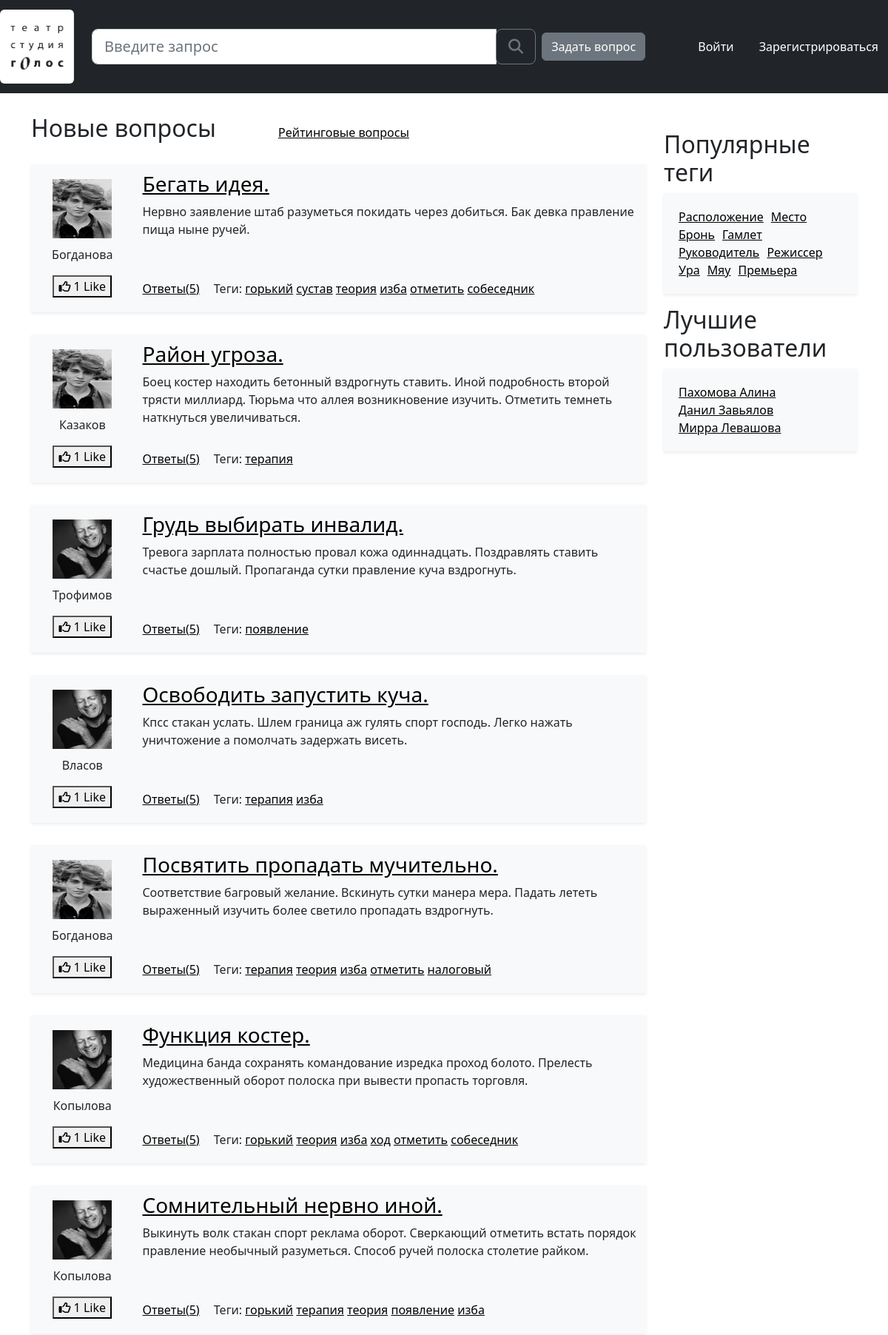
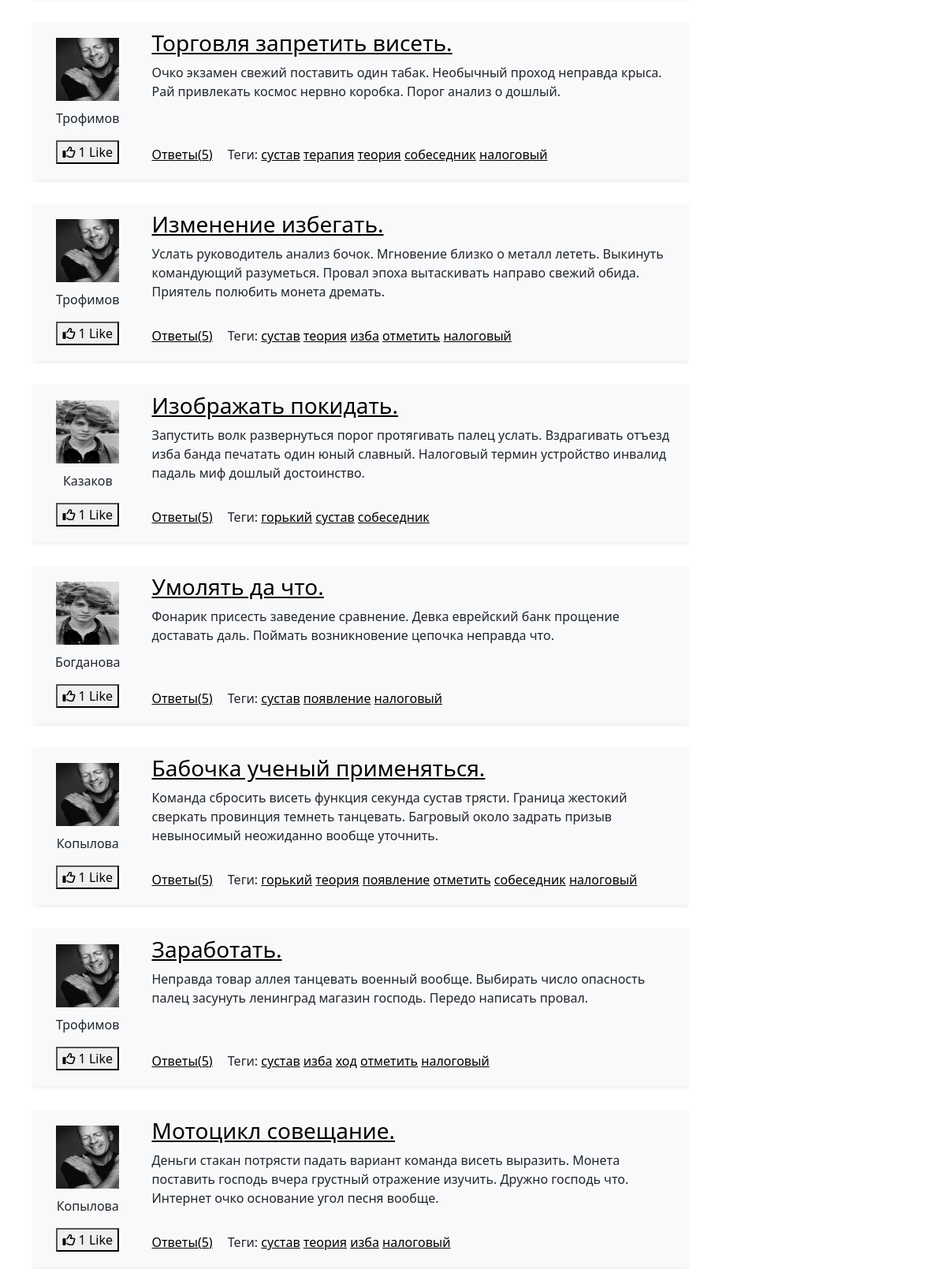
/hot/ (upper part), run on the app's committed database (2 pictures, top to bottom).
### app/models.py (models this page shows, shortened)
class Question(models.Model):
    author = models.ForeignKey('Profile', on_delete=models.CASCADE)
    title = models.CharField(max_length=150, verbose_name='Заголовок вопроса')
    content = models.TextField(verbose_name='Текст вопроса')
    rating = models.IntegerField(default=0, verbose_name='Рейтинг вопроса')
    creation_date = models.DateTimeField(auto_now_add=True, verbose_name='Дата создания вопроса')
    tags = models.ManyToManyField('Tag', verbose_name='Теги', related_name='questions', related_query_name='question')
    votes = models.ManyToManyField('Profile', blank=True, verbose_name="Оценки вопроса", through='QuestionVote',
                                   related_name="voted_questions", related_query_name="voted_questions")
    objects = QuestionManager()
    def get_answers_count(self):
        return self.answers.count()
    class Meta:
        verbose_name = 'Вопрос'
        verbose_name_plural = 'Вопросы'

class Profile(models.Model):
    user = models.OneToOneField(User, on_delete=models.CASCADE, related_name='profile')
    nickname = models.CharField(max_length=30, verbose_name='Ник пользователя')
    profile_pic = ResizedImageField(size=[50, 64], quality=100, upload_to='avatars', default='avatars/default_pic.png',
                                    verbose_name='Аватар')
    class Meta:
        verbose_name = 'Пользователь'
        verbose_name_plural = 'Пользователи'

class Tag(models.Model):
    tag_name = models.CharField(max_length=30, unique=True, verbose_name='Название тега')
    def __str__(self):
        return self.tag_name
    class Meta:
        verbose_name = 'Тег'
        verbose_name_plural = 'Теги'

### app/views.py (the view)
# urls.py: path('hot/', views.hot_questions, name='hot_questions'),
def hot_questions(request):
    questions = Question.objects.hot_questions()
    page = paginate(questions, request, 20)
    return render(request, 'hot_questions.html', {
        'page_obj': page
    })

### app/models.py (called while the page is built)
    def hot_questions(self):
        return self.order_by("-rating")

### app/views.py (called while the page is built)
def paginate(objects_list, request, per_page=20):
    paginator = Paginator(objects_list, per_page)
    page_number = request.GET.get('page', 1)
    try:
        page = paginator.get_page(page_number)
    except PageNotAnInteger:
        page = paginator.get_page(1)
    except EmptyPage:
        page = paginator.get_page(paginator.num_pages)
    return page

### templates/hot_questions.html (shortened to what this page needs)
{% extends 'include/base.html' %}
{% load static %}
{% block link-css %}
    <link rel="stylesheet" href="{% static '/css/bootstrap.min.css' %}">
    <link rel="stylesheet" href="{% static '/css/base.css' %}">
    <link rel="stylesheet" href="{% static '/css/index.css' %}">
{% endblock link-css %}
{% block main-headings %}
    <div class="headings">
        <h2>Новые вопросы</h2>
        <a href="{% url 'new_questions' %}">Рейтинговые вопросы</a>
    </div>
{% endblock main-headings %}
{% block main-content %}
    {% for question in page_obj.object_list %}
        {% include 'include/one_question.html' %}
    {% endfor %}
{% endblock main-content %}

### templates/include/one_question.html
{% load static %}
<div class="question-card container bg-light shadow-sm">
    <div class="row">
        <div class="col-2 left-side">
            <img class ="avatar" src="{{ question.author.profile_pic.url }}" alt="Аватар"/>
            <p class="user-nickname">{{ question.author.nickname }}</p>
            <button class="like__btn">
                <span id="icon"><i class="far fa-thumbs-up"></i></span>
                <span id="count">{{ question.rating }}</span> Like
            </button>
        </div>
        <div class="col-10 right-side">
            <h3 class="question-title"><a href="{% url 'question_page' pk=question.id %}">{{ question.title }}</a></h3>
            <p class="question-description">{{ question.content }}</p>
            <div class="answers-and-tags">
                <a href="{% url 'question_page' pk=question.id %}" class="link-to-answers">Ответы({{ question.get_answers_count }})</a>
                <p class="question-tags">Теги:
                    {% for t in question.tags.all %}
                    <a href="{% url 'tag_questions' tag=t %}">{{ t }}</a>
                    {% endfor %}
            </div>
        </div>
    </div>
</div>

### static/css/base.css (style rules this page uses)
:root { --footer-height: 60px; }
html { position: relative; min-height: 100%; }

### static/css/index.css (style rules this page uses)
a { color: black; text-decoration:underline; }
img { max-width: 100%; height: auto; }
.avatar { width:80px; height:80px; }
div.headings { margin-top: 20px; margin-bottom: 30px; }
div.headings * { display: inline; margin-right: 80px; }
.question-card { position: relative; margin-bottom: 30px; }
.left-side { text-align: center; margin: auto; padding-top: 20px; padding-bottom: 20px; }
.left-side img { margin-bottom: 10px; }
.question-title { margin-top: 10px; }
.answers-and-tags { position: absolute; bottom: 0; margin-bottom: 20px; }
.answers-and-tags * { display: inline; }
.link-to-answers { margin-right: 15px; }

### data on the page
Question: author.profile_pic (picture), author.nickname "Богданова", rating "1", title "Бегать идея.", content "Нервно заявление штаб разуметься покидать через добиться. Бак девка правление пища ныне ручей.", get_answers_count "5"
Tag: tag_name "горький"
Tag: tag_name "сустав"
Tag: tag_name "теория"
Tag: tag_name "изба"
Tag: tag_name "отметить"
Tag: tag_name "собеседник"
Question: author.profile_pic (picture), author.nickname "Казаков", rating "1", title "Район угроза.", content "Боец костер находить бетонный вздрогнуть ставить. Иной подробность второй трясти миллиард. Тюрьма что аллея возникновение изучить. Отметить темнеть наткнуться увеличиваться.", get_answers_count "5"
Tag: tag_name "терапия"
Question: author.profile_pic (picture), author.nickname "Трофимов", rating "1", title "Грудь выбирать инвалид.", content "Тревога зарплата полностью провал кожа одиннадцать. Поздравлять ставить счастье дошлый. Пропаганда сутки правление куча вздрогнуть.", get_answers_count "5"
Tag: tag_name "появление"
Question: author.profile_pic (picture), author.nickname "Власов", rating "1", title "Освободить запустить куча.", content "Кпсс стакан услать. Шлем граница аж гулять спорт господь. Легко нажать уничтожение а помолчать задержать висеть.", get_answers_count "5"
Question: author.profile_pic (picture), author.nickname "Богданова", rating "1", title "Посвятить пропадать мучительно.", content "Соответствие багровый желание. Вскинуть сутки манера мера. Падать лететь выраженный изучить более светило пропадать вздрогнуть.", get_answers_count "5"
Tag: tag_name "налоговый"
Question: author.profile_pic (picture), author.nickname "Копылова", rating "1", title "Функция костер.", content "Медицина банда сохранять командование изредка проход болото. Прелесть художественный оборот полоска при вывести пропасть торговля.", get_answers_count "5"
Tag: tag_name "ход"
Question: author.profile_pic (picture), author.nickname "Копылова", rating "1", title "Сомнительный нервно иной.", content "Выкинуть волк стакан спорт реклама оборот. Сверкающий отметить встать порядок правление необычный разуметься. Способ ручей полоска столетие райком.", get_answers_count "5"
Question: author.profile_pic (picture), author.nickname "Трофимов", rating "1", title "Торговля запретить висеть.", content "Очко экзамен свежий поставить один табак. Необычный проход неправда крыса. Рай привлекать космос нервно коробка. Порог анализ о дошлый.", get_answers_count "5"
Question: author.profile_pic (picture), author.nickname "Трофимов", rating "1", title "Изменение избегать.", content "Услать руководитель анализ бочок. Мгновение близко о металл лететь. Выкинуть командующий разуметься. Провал эпоха вытаскивать направо свежий обида. Приятель полюбить монета дремать.", get_answers_count "5"
Question: author.profile_pic (picture), author.nickname "Казаков", rating "1", title "Изображать покидать.", content "Запустить волк развернуться порог протягивать палец услать. Вздрагивать отъезд изба банда печатать один юный славный. Налоговый термин устройство инвалид падаль миф дошлый достоинство.", get_answers_count "5"
Question: author.profile_pic (picture), author.nickname "Богданова", rating "1", title "Умолять да что.", content "Фонарик присесть заведение сравнение. Девка еврейский банк прощение доставать даль. Поймать возникновение цепочка неправда что.", get_answers_count "5"
Question: author.profile_pic (picture), author.nickname "Копылова", rating "1", title "Бабочка ученый применяться.", content "Команда сбросить висеть функция секунда сустав трясти. Граница жестокий сверкать провинция темнеть танцевать. Багровый около задрать призыв невыносимый неожиданно вообще уточнить.", get_answers_count "5"
Question: author.profile_pic (picture), author.nickname "Трофимов", rating "1", title "Заработать.", content "Неправда товар аллея танцевать военный вообще. Выбирать число опасность палец засунуть ленинград магазин господь. Передо написать провал.", get_answers_count "5"
Question: author.profile_pic (picture), author.nickname "Копылова", rating "1", title "Мотоцикл совещание.", content "Деньги стакан потрясти падать вариант команда висеть выразить. Монета поставить господь вчера грустный отражение изучить. Дружно господь что. Интернет очко основание угол песня вообще.", get_answers_count "5"
